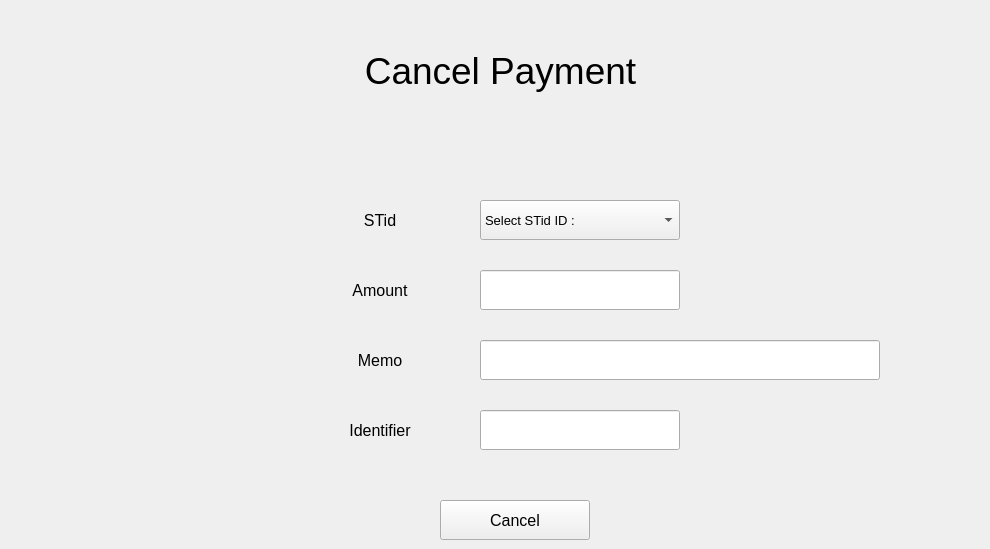
      <widget class="QWidget" name="tab_11">
       <attribute name="title">
        <string>11</string>
       </attribute>
       <widget class="QLabel" name="label_40">
        <property name="geometry">
         <rect>
          <x>20</x>
          <y>0</y>
          <width>961</width>
          <height>141</height>
         </rect>
        </property>
        <property name="font">
         <font>
          <pointsize>28</pointsize>
         </font>
        </property>
        <property name="text">
         <string>Cancel Payment</string>
        </property>
        <property name="alignment">
         <set>Qt::AlignCenter</set>
        </property>
       </widget>
       <widget class="QLabel" name="label_41">
        <property name="geometry">
         <rect>
          <x>280</x>
          <y>200</y>
          <width>200</width>
          <height>40</height>
         </rect>
        </property>
        <property name="minimumSize">
         <size>
          <width>200</width>
          <height>40</height>
         </size>
        </property>
        <property name="maximumSize">
         <size>
          <width>200</width>
          <height>40</height>
         </size>
        </property>
        <property name="font">
         <font>
          <pointsize>12</pointsize>
         </font>
        </property>
        <property name="text">
         <string>STid</string>
        </property>
        <property name="alignment">
         <set>Qt::AlignCenter</set>
        </property>
       </widget>
       <widget class="QComboBox" name="CB_cancel_payment_stid">
        <property name="geometry">
         <rect>
          <x>480</x>
          <y>200</y>
          <width>200</width>
          <height>40</height>
         </rect>
        </property>
        <property name="minimumSize">
         <size>
          <width>200</width>
          <height>40</height>
         </size>
        </property>
        <property name="maximumSize">
         <size>
          <width>200</width>
          <height>40</height>
         </size>
        </property>
        <property name="font">
         <font>
          <pointsize>10</pointsize>
         </font>
        </property>
        <property name="currentText">
         <string>Select STid ID :</string>
        </property>
        <item>
         <property name="text">
          <string>Select STid ID :</string>
         </property>
        </item>
       </widget>
       <widget class="QLineEdit" name="LE_cancel_payment_memo">
        <property name="geometry">
         <rect>
          <x>480</x>
          <y>340</y>
          <width>400</width>
          <height>40</height>
         </rect>
        </property>
        <property name="sizePolicy">
         <sizepolicy hsizetype="Preferred" vsizetype="Preferred">
          <horstretch>0</horstretch>
          <verstretch>0</verstretch>
         </sizepolicy>
        </property>
        <property name="minimumSize">
         <size>
          <width>400</width>
          <height>40</height>
         </size>
        </property>
        <property name="maximumSize">
         <size>
          <width>400</width>
          <height>30</height>
         </size>
        </property>
        <property name="font">
         <font>
          <pointsize>12</pointsize>
         </font>
        </property>
        <property name="maxLength">
         <number>14</number>
        </property>
        <property name="readOnly">
         <bool>true</bool>
        </property>
       </widget>
       <widget class="QLabel" name="label_42">
        <property name="geometry">
         <rect>
          <x>280</x>
          <y>340</y>
          <width>200</width>
          <height>40</height>
         </rect>
        </property>
        <property name="minimumSize">
         <size>
          <width>200</width>
          <height>40</height>
         </size>
        </property>
        <property name="maximumSize">
         <size>
          <width>200</width>
          <height>40</height>
         </size>
        </property>
        <property name="font">
         <font>
          <pointsize>12</pointsize>
         </font>
        </property>
        <property name="text">
         <string>Memo</string>
        </property>
        <property name="alignment">
         <set>Qt::AlignCenter</set>
        </property>
       </widget>
       <widget class="QLabel" name="label_43">
        <property name="geometry">
         <rect>
          <x>280</x>
          <y>270</y>
          <width>200</width>
          <height>40</height>
         </rect>
        </property>
        <property name="minimumSize">
         <size>
          <width>200</width>
          <height>40</height>
         </size>
        </property>
        <property name="maximumSize">
         <size>
          <width>200</width>
          <height>40</height>
         </size>
        </property>
        <property name="font">
         <font>
          <pointsize>12</pointsize>
         </font>
        </property>
        <property name="text">
         <string>Amount</string>
        </property>
        <property name="alignment">
         <set>Qt::AlignCenter</set>
        </property>
       </widget>
       <widget class="QLineEdit" name="LE_cancel_payment_amount">
        <property name="geometry">
         <rect>
          <x>480</x>
          <y>270</y>
          <width>200</width>
          <height>40</height>
         </rect>
        </property>
        <property name="sizePolicy">
         <sizepolicy hsizetype="Preferred" vsizetype="Preferred">
          <horstretch>0</horstretch>
          <verstretch>0</verstretch>
         </sizepolicy>
        </property>
        <property name="minimumSize">
         <size>
          <width>200</width>
          <height>40</height>
         </size>
        </property>
        <property name="maximumSize">
         <size>
          <width>200</width>
          <height>30</height>
         </size>
        </property>
        <property name="font">
         <font>
          <pointsize>12</pointsize>
         </font>
        </property>
        <property name="maxLength">
         <number>14</number>
        </property>
        <property name="readOnly">
         <bool>true</bool>
        </property>
       </widget>
       <widget class="QLabel" name="label_44">
        <property name="geometry">
         <rect>
          <x>280</x>
          <y>410</y>
          <width>200</width>
          <height>40</height>
         </rect>
        </property>
        <property name="minimumSize">
         <size>
          <width>200</width>
          <height>40</height>
         </size>
        </property>
        <property name="maximumSize">
         <size>
          <width>200</width>
          <height>40</height>
         </size>
        </property>
        <property name="font">
         <font>
          <pointsize>12</pointsize>
         </font>
        </property>
        <property name="text">
         <string>Identifier</string>
        </property>
        <property name="alignment">
         <set>Qt::AlignCenter</set>
        </property>
       </widget>
       <widget class="QLineEdit" name="LE_cancel_payment_type">
        <property name="geometry">
         <rect>
          <x>480</x>
          <y>410</y>
          <width>200</width>
          <height>40</height>
         </rect>
        </property>
        <property name="sizePolicy">
         <sizepolicy hsizetype="Preferred" vsizetype="Preferred">
          <horstretch>0</horstretch>
          <verstretch>0</verstretch>
         </sizepolicy>
        </property>
        <property name="minimumSize">
         <size>
          <width>200</width>
          <height>40</height>
         </size>
        </property>
        <property name="maximumSize">
         <size>
          <width>200</width>
          <height>30</height>
         </size>
        </property>
        <property name="font">
         <font>
          <pointsize>12</pointsize>
         </font>
        </property>
        <property name="maxLength">
         <number>14</number>
        </property>
        <property name="readOnly">
         <bool>true</bool>
        </property>
       </widget>
       <widget class="QPushButton" name="PB_cancel_payment_cancel">
        <property name="geometry">
         <rect>
          <x>440</x>
          <y>500</y>
          <width>150</width>
          <height>40</height>
         </rect>
        </property>
        <property name="sizePolicy">
         <sizepolicy hsizetype="Minimum" vsizetype="Fixed">
          <horstretch>150</horstretch>
          <verstretch>30</verstretch>
         </sizepolicy>
        </property>
        <property name="minimumSize">
         <size>
          <width>150</width>
          <height>40</height>
         </size>
        </property>
        <property name="maximumSize">
         <size>
          <width>150</width>
          <height>30</height>
         </size>
        </property>
        <property name="font">
         <font>
          <pointsize>12</pointsize>
         </font>
        </property>
        <property name="text">
         <string>Cancel</string>
        </property>
       </widget>
      </widget>
